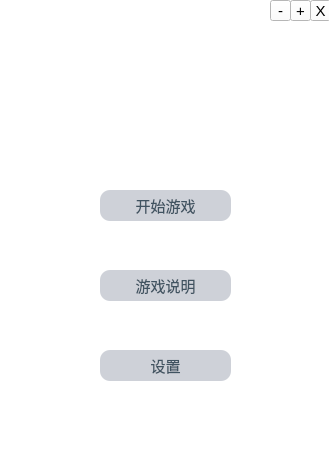
<?xml version="1.0" encoding="UTF-8"?>
<ui version="4.0">
 <class>Mainwidget</class>
 <widget class="QWidget" name="Mainwidget">
  <property name="geometry">
   <rect>
    <x>0</x>
    <y>0</y>
    <width>329</width>
    <height>460</height>
   </rect>
  </property>
  <property name="windowTitle">
   <string>Form</string>
  </property>
  <property name="styleSheet">
   <string notr="true">*{
background:rgb(255, 255, 255);
font-size:15px;
font-style:MingLiU-ExtB;
}
QFrame{
border:sold 10px rgba(0,0,0);
background-image:url();/*背景*/
}
QToolButton{
color:#000000;
}
QToolButton:pressed{
background-color:rgb(224,0,0);
border-style:inset;
font-style:MingLiU-ExtB;
}
QPushButton{
color:#405361;
background:#ced1d8;
border-style:outset;
border-radius:10px;
font-style:MingLiU-ExtB;
}
QPushButton:pressed{
background-color:rgb(224,0,0);
border-style:inset;
font-style:MingLiU-ExtB;
}
</string>
  </property>
  <widget class="QFrame" name="frame">
   <property name="geometry">
    <rect>
     <x>0</x>
     <y>0</y>
     <width>331</width>
     <height>461</height>
    </rect>
   </property>
   <property name="styleSheet">
    <string notr="true"/>
   </property>
   <property name="frameShape">
    <enum>QFrame::StyledPanel</enum>
   </property>
   <property name="frameShadow">
    <enum>QFrame::Raised</enum>
   </property>
   <widget class="QPushButton" name="pushButton_startGame">
    <property name="geometry">
     <rect>
      <x>100</x>
      <y>190</y>
      <width>131</width>
      <height>31</height>
     </rect>
    </property>
    <property name="text">
     <string>开始游戏</string>
    </property>
   </widget>
   <widget class="QPushButton" name="pushButton_introduction">
    <property name="geometry">
     <rect>
      <x>100</x>
      <y>270</y>
      <width>131</width>
      <height>31</height>
     </rect>
    </property>
    <property name="text">
     <string>游戏说明</string>
    </property>
   </widget>
   <widget class="QPushButton" name="pushButton_setting">
    <property name="geometry">
     <rect>
      <x>100</x>
      <y>350</y>
      <width>131</width>
      <height>31</height>
     </rect>
    </property>
    <property name="text">
     <string>设置</string>
    </property>
   </widget>
   <widget class="QToolButton" name="toolButton_minimize">
    <property name="geometry">
     <rect>
      <x>270</x>
      <y>0</y>
      <width>21</width>
      <height>21</height>
     </rect>
    </property>
    <property name="text">
     <string>-</string>
    </property>
   </widget>
   <widget class="QToolButton" name="toolButton_close">
    <property name="geometry">
     <rect>
      <x>310</x>
      <y>0</y>
      <width>21</width>
      <height>21</height>
     </rect>
    </property>
    <property name="text">
     <string>X</string>
    </property>
   </widget>
   <widget class="QToolButton" name="toolButton_maxmize">
    <property name="geometry">
     <rect>
      <x>290</x>
      <y>0</y>
      <width>21</width>
      <height>21</height>
     </rect>
    </property>
    <property name="text">
     <string>+</string>
    </property>
   </widget>
  </widget>
 </widget>
 <resources/>
 <connections/>
</ui>
